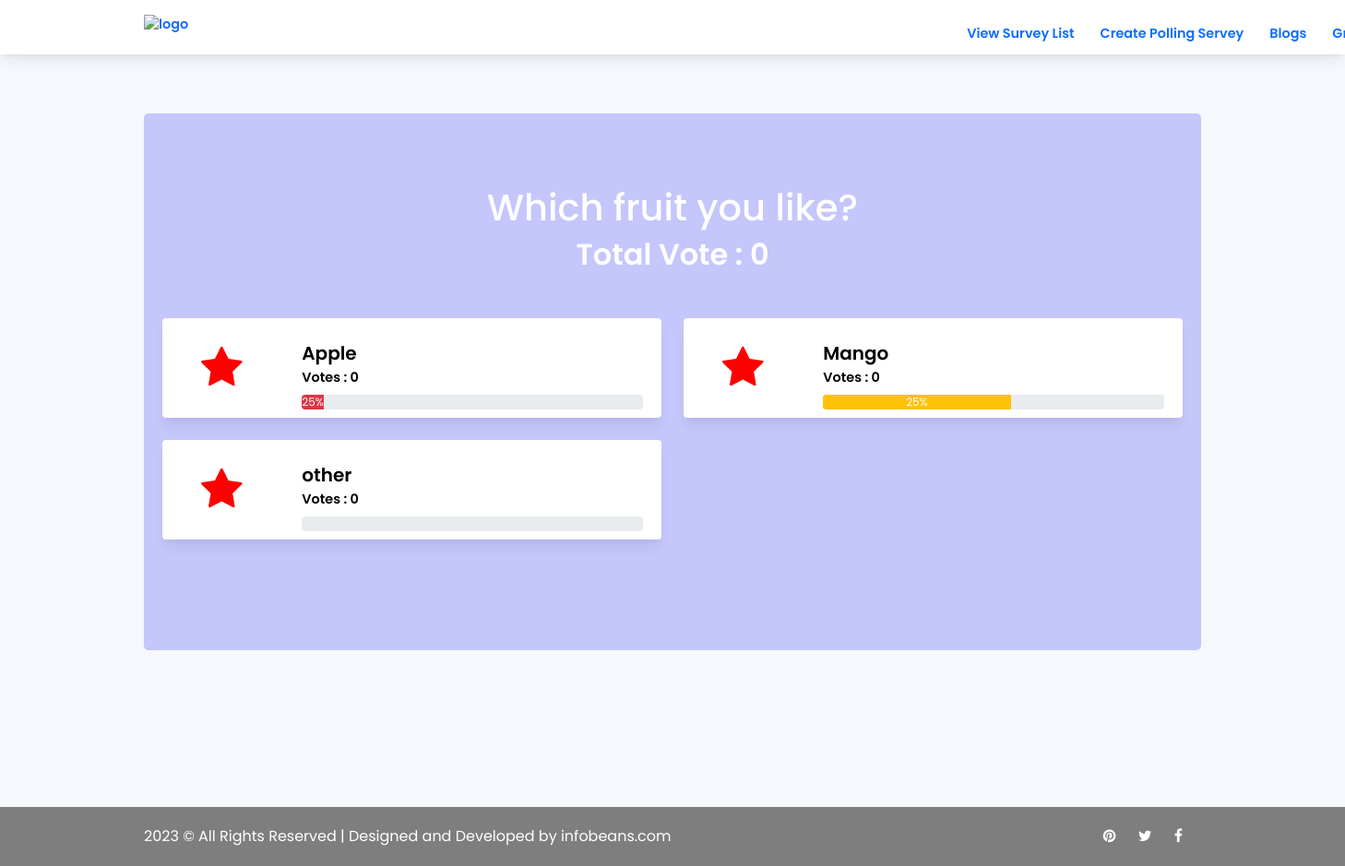
The app's page /result/1/ (signed in) with its own data.
### infobeans_polling_app/models.py (models this page shows)
class Poll(models.Model):
    question = models.TextField()
    option_one = models.CharField(max_length=30)
    option_two = models.CharField(max_length=30)
    option_three = models.CharField(max_length=30)
    option_one_count = models.IntegerField(default=0)
    option_two_count = models.IntegerField(default=0)
    option_three_count = models.IntegerField(default=0)
    def total(self):
        return self.option_one_count + self.option_two_count + self.option_three_count

### infobeans_polling_app/views.py (the view)
# urls.py: path('result/<poll_id>/', views.result, name='result'),
def result(request, poll_id):
    poll = Poll.objects.get(pk=poll_id)
    context = {
        'poll' : poll
    }
    return render(request, 'result.html', context)

### templates/result.html (shortened to what this page needs)
{% include "header.html" %}
{% block header %}
<section class="h-100 gradient-form">
  <div class="container py-5">
        <div class="container py-5 big-padding custom_css">
            <div class="row section-title">
                <h1 class=" text-center"> {{ poll.question }}</h1>
                <h2>Total Vote : {{ poll.total }}</h2>
            </div>
            <div class="row mb-5">
                <div class="col-md-6 mb-4">
                   <div class="row shado-md p-2 m-0 rounded shadow-md bg-white">
                       <div class="col-md-3">
                           <div id="div1" class="fa rounded-pill max-130 p-2" style="font-size:48px;color:red;margin:14px"></div>
                       </div>
                       <div class="col-md-9 align-self-center">
                           <h4 class="mt-3 fs-5 mb-1 fw-bold">{{ poll.option_one }}</h4>
                           <p class="fs-8 mb-2 fw-bold">Votes : {{ poll.option_one_count }}</p>
                           <div class="progress">
                              <div class="progress-bar bg-danger" role="progressbar" aria-label="Example with label"   aria-valuemin="0" aria-valuemax="100">25%</div>
                          </div>
                       </div>
                   </div>
                </div>
                <div class="col-md-6 mb-4">
                   <div class="row shado-md p-2 m-0 rounded shadow-md bg-white">
                       <div class="col-md-3">
                            <div id="div2" class="fa rounded-pill max-130 p-2" style="font-size:48px;color:red;margin:14px"></div>
                       </div>
                       <div class="col-md-9 align-self-center">
                           <h4 class="mt-3 fs-5 mb-1 fw-bold">{{ poll.option_two }}</h4>
                           <p class="fs-8 mb-2 fw-bold"> Votes :  {{ poll.option_two_count }}</p>
                           <div class="progress">
                              <div class="progress-bar bg-warning" role="progressbar" aria-label="Example with label" style="width: 55%;" aria-valuenow="55" aria-valuemin="0" aria-valuemax="100">25%</div>
                          </div>
                       </div>
                   </div>
                </div>
                <div class="col-md-6 mb-4">
                   <div class="row shado-md p-2 m-0 rounded shadow-md bg-white">
                       <div class="col-md-3">
                        <div id="div3" class="fa rounded-pill max-130 p-2" style="font-size:48px;color:red;margin:14px"></div>
                       </div>
                       <div class="col-md-9 align-self-center">
                           <h4 class="mt-3 fs-5 mb-1 fw-bold">{{ poll.option_three }}</h4>
                           <p class="fs-8 mb-2 fw-bold">Votes : {{ poll.option_three_count }}</p>
                           <div class="progress">
                          </div>
                       </div>
                   </div>
                </div>
            </div>
        </div>
  </div>
</section>
        {% endblock %}
{% block content %}
    {% include "footer.html" %}
{% endblock %}

### static/css/style.css (style rules this page uses)
* { margin: 0px; padding: 0px; list-style: none; }
html, body { height: 100%; font-family: "Poppins"; }
p { margin-bottom: 0px; width: 100%; }
.h-100 { height: 100%; }
::placeholder { color: #747f8a !important; font-size: 13px; opacity: 0.5 !important; }
h1, h2, h3, h5, h6 { color: #fff; }
h2,h1 a { color: #fff!important; }
h4, p { color: #000!important; }
body { background-color: #f5f8fc !important; -webkit-font-smoothing: antialiased; -moz-osx-font-smoothing: grayscale; text-rendering: optimizeLegibility; color: #6A6A6A; overflow-x: hidden; }
.section-title { padding: 30px; margin: 0px; margin-bottom: 20px; }
.section-title h2 { width: 100%; text-align: center; font-weight: 600; margin-bottom: 0px; }
.container { max-width: 1170px; }
.big-padding { padding: 50px; }
.shadow-md { box-shadow: 0 10px 15px -3px rgba(0, 0, 0, 0.07), 0 4px 6px -2px rgba(0, 0, 0, 0.05); }
.fs-8 { font-size: 0.9rem; }
.fw-bold { font-weight: 600 !important; }
.max-130 { max-width: 130px; }

### static/css/login.css (style rules this page uses)
@media (min-width: 768px) { .gradient-form { height: 100vh !important; } }
body { background-image: url('https://cdn.pixabay.com/photo/2016/11/30/12/09/question-mark-1872634_960_720.jpg'); background-repeat: no-repeat; background-position: center; background-size: cover; background-attachment: fixed; height: 100vh; justify-content: center; align-items: center;; }
.custom_css { border-radius: 5px; padding: 20px; background: rgba(0,0,255,0.2); color: white; }

### records on screen
Poll: question "Which fruit you like?", total "0", option_one "Apple", option_one_count "0", option_two "Mango", option_two_count "0", option_three "other", option_three_count "0"
